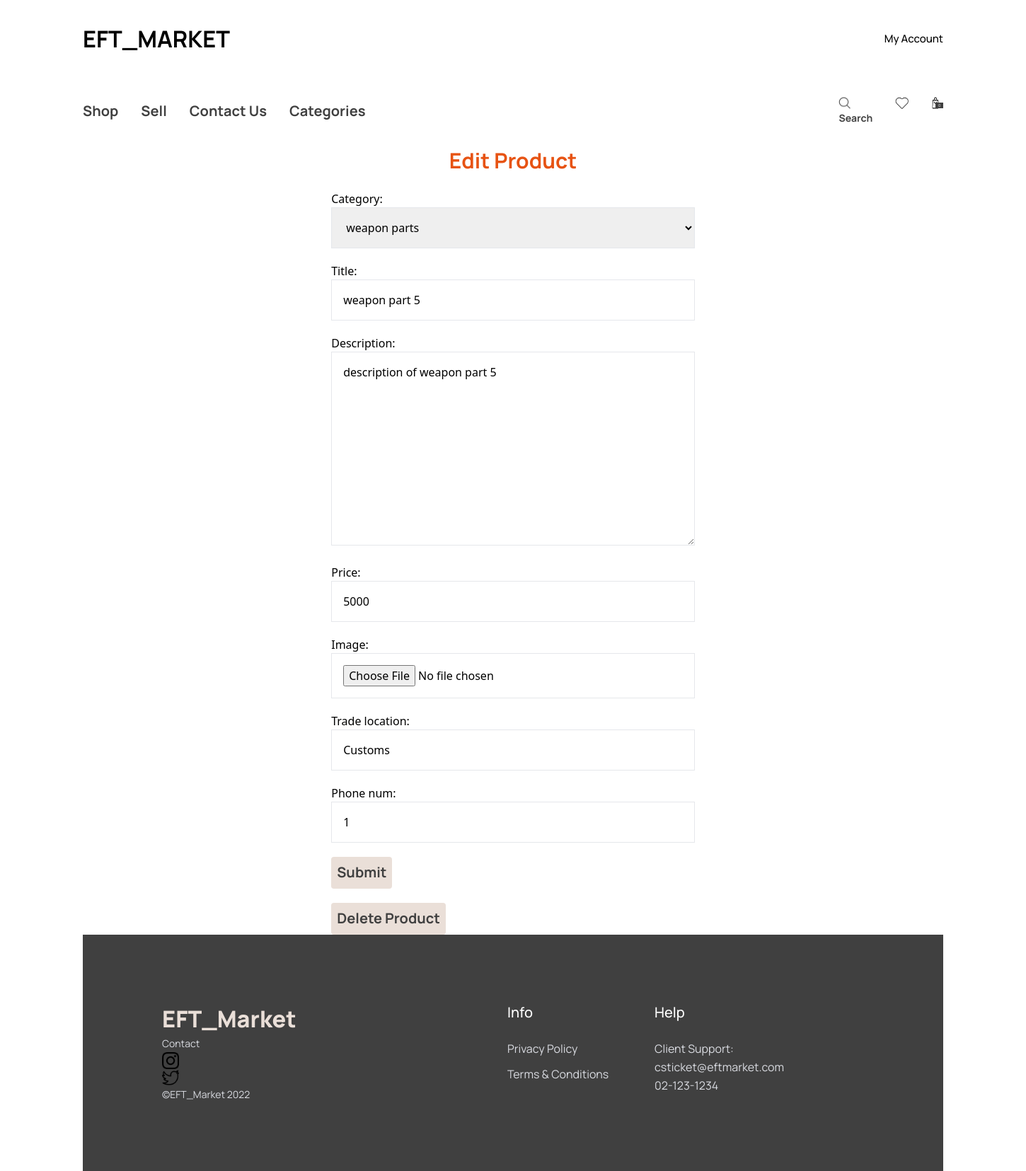
Page /sell/edit_product/4/ (signed in) on the committed database.
### store/models.py (models this page shows, shortened)
class Product(models.Model):
    DRAFT = 'draft'
    WAITING_APPROVAL = 'waitingapproval'
    ACTIVE = 'active'
    DELETED = 'deleted'
    CLOSED = 'closed'
    STATUS_CHOICES = (
        (DRAFT, 'Draft'),
        (WAITING_APPROVAL, 'Waiting Approval'),
        (ACTIVE, 'Active'),
        (DELETED, 'Deleted'),
        (CLOSED, 'Bid Closed'),
    )
    user = models.ForeignKey(User, related_name='products', on_delete=models.CASCADE)
    category = models.ForeignKey(Category, related_name='products', on_delete=models.CASCADE)
    title = models.CharField(max_length=255)
    slug = models.SlugField(max_length=255)
    description = models.TextField(blank=True)
    status = models.CharField(max_length=50, choices=STATUS_CHOICES, default=ACTIVE)
    trade_location = models.CharField(max_length=255)
    phone_num = models.CharField(max_length=20)
    price = models.IntegerField()
    currentPrice = models.IntegerField()
    suggestedPrice = models.IntegerField()
    image = models.ImageField(upload_to='uploads/product_images/', blank=True, null=True)
    created_at = models.DateTimeField(auto_now_add=True)
    updated_at = models.DateTimeField(auto_now=True)
    deadline = models.DateTimeField(blank=True, default=timezone.now)

class Category(models.Model):
    title = models.CharField(max_length=255)
    slug = models.SlugField(max_length=255)
    class Meta:
        verbose_name_plural = "Categories"
    def __str__(self):
        return self.title

### users/views.py (the view)
# urls.py: path('sell/edit_product/<int:pk>/', views.edit_product, name='edit_product'),
def edit_product(request, pk):
    product = Product.objects.filter(user=request.user).get(pk=pk)
    if request.method == 'POST':
        form = EditProductForm(request.POST, request.FILES, instance=product)
        if form.is_valid():
            form.save()
            messages.success(request, 'Product Successfully Edited!')
            return redirect('sell')
    else:
        form = EditProductForm(instance=product)
    return render(request, 'users/add_product.html', {
        'form': form,
        'title': 'Edit Product',
        'product': product
    })

### store/forms.py
class EditProductForm(forms.ModelForm):
    class Meta:
        model = Product
        fields = ('category', 'title', 'description', 'price', 'image', 'trade_location', 'phone_num')
        widgets = {
            'category': forms.Select(attrs={
                'class': 'w-full p-4 border border-gray-200'
            }),
            'title': forms.TextInput(attrs={
                'class': 'w-full p-4 border border-gray-200'
            }),
            'description': forms.Textarea(attrs={
                'class': 'w-full p-4 border border-gray-200'
            }),
            'price': forms.TextInput(attrs={
                'class': 'w-full p-4 border border-gray-200'
            }),
            'image': forms.FileInput(attrs={
                'class': 'w-full p-4 border border-gray-200'
            }),
            'phone_num': forms.TextInput(attrs={
                'class': 'w-full p-4 border border-gray-200'
            }),
            'trade_location': forms.TextInput(attrs={
                'class': 'w-full p-4 border border-gray-200'
            }),
        }

### store/templatetags/menu.py (called while the page is built)
@register.inclusion_tag("core/menu.html")
def menu():
    categories = Category.objects.all()
    return {
        'categories':categories
    }

### users/templates/users/add_product.html (shortened to what this page needs)
<!DOCTYPE html>
{% load menu %}
{% load static %}
<html>
    <head>
        <link rel="stylesheet" type="text/css" href="{% static '/stylesheet.css' %}">
        <link href="https://unpkg.com/tailwindcss@^2/dist/tailwind.min.css" rel="stylesheet">
    </head>
    <body>
        <div class ="homepage" style="min-height: 0px">
            <div class="nav-bars">
                <div class="content">
                    <div class="left-column">
                        <div class="logo manrope-bold-black-32-5px">
                            <a href="{% url 'mainpage' %}" style="text-decoration: none">
                                <span class="manrope-bold-black-32-5px">EFT_MARKET</span>
                            </a>
                        </div>
                    </div>
                    <div class="right-column">
                        <div class="item-2">
                            {%if request.user.is_authenticated == True%}
                            <a href="{% url 'myaccount' %}" style="color: black; text-decoration: none">My Account</a>
                            {% else %}
                            <a href="{% url 'login' %}" style="color: black; text-decoration: none">My Account</a>
                            {% endif %}
                        </div>
                    </div>
                </div>
            </div>
            <div class="menu-bar">
                {% menu %}
                <div class ="right-column-1">
                    <div class="frame-19">
                        <a href="{% url 'search' %}">
                            <img class="group" src="{% static 'images/search.png' %}" alt="search-icon"/>
                            <span class="label-2">Search</span>
                        </a>
                    </div>
                    <img class="vector" src="{% static '/images/wishlist.png' %}" alt="Vector"/>
                    <div class="group-20">
                        <div class="overlap-group">
                            <div class="rectangle-14"></div>
                            <div class="number">0</div>
                        </div>
                    </div>
                </div>
            </div>
            <h1 class="manrope-bold-trinidad-20px" style="font-size: 30px">{{title}}</h1>
            <form method="post" action="." enctype="multipart/form-data" class="space-y-5">
                {{form.as_p}}
                <button class="button" style="padding: 8px">
                    <div class="label manrope-bold-cape-cod-20px">Submit</div>
                </button>
                {% if title == 'Edit Product' %}
                <a href="{% url 'delete_product' product.id %}" class="button" style="padding: 8px">
                    <div class="label manrope-bold-cape-cod-20px">Delete Product</div>
                </a>
                {% endif %}
            </form>
            <div class="footer">
                <div class="body">
                    <div class="1">
                        <div class="logo-1">
                            <div class="footertitle">EFT_Market</div>
                        </div>
                        <div class="about">
                            <div class="place manrope-normal-alto-14px">Contact</div>
                        </div>
                        <img class="social-links" src="{% static '/images/instagram.png' %}" alt="Social Links" />
                        <img class="social-links" src="{% static '/images/twitter.png' %}" alt="Social Links" />
                        <div class="copyright manrope-normal-alto-14px">©EFT_Market 2022</div>
                    </div>
                    <div class="footer-info">
                        <div class="col-1">
                            <div class="info manrope-medium-white-20px">Info</div>
                            <div class="list-items">
                                <div class="privacy-policy manrope-normal-alto-16px">Privacy Policy</div>
                                <div class="terms-conditions manrope-normal-alto-16px">Terms &amp; Conditions</div>
                            </div>
                        </div>
                        <div class="col-3">
                            <div class="help manrope-medium-white-20px">Help</div>
                            <div class="list-items-1">
                                <div class="client-support-csti manrope-normal-alto-16px">
                                    Client Support: <br/>
                                    csticket@eftmarket.com<br/>
                                    02-123-1234
                                </div>
                            </div>
                        </div>
                    </div>
                </div>
            </div>
        </div>
    </body>
</html>

### rows in the picture
Product: category "weapon parts", description "description of weapon part 5", price "5000", trade_location "Customs", phone_num "1"
Category: title "weapon part 5"

### other values in the picture
{{ title }} "Edit Product"
